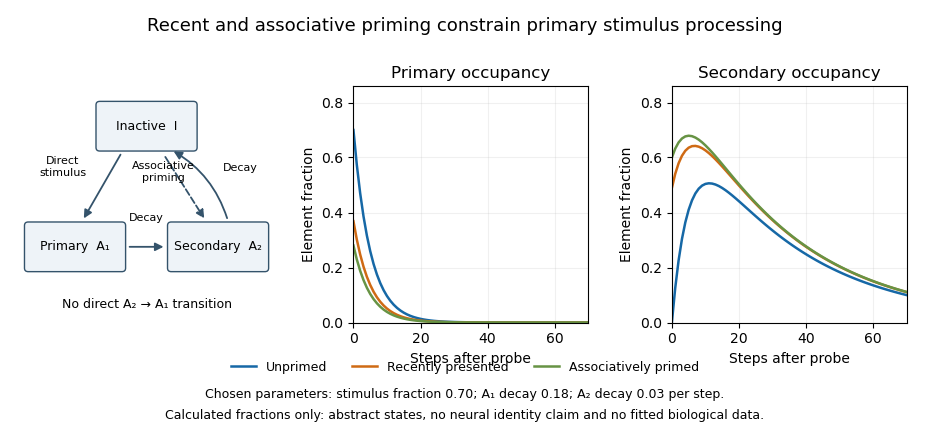

Write Python code to recreate this figure.
"""Original SOP-style state illustration, not experimental neuronal data.

Python 3.14.4 / NumPy 2.3.5 / Matplotlib 3.10.7; existing dependencies.
No associative weight learning is simulated. Fractions are conserved by transfers.
Outputs the same-basename PNG into the current working directory.
"""
from pathlib import Path
import matplotlib
matplotlib.use('Agg')
import matplotlib.pyplot as plt
from matplotlib.patches import FancyArrowPatch,FancyBboxPatch
import numpy as np

stimulus_fraction, d1, d2 = .70, .18, .03
def decay(p):
    i,a,b=p
    result=np.array([i+d2*b,(1-d1)*a,b+d1*a-d2*b])
    assert np.min(result)>=-1e-14 and abs(result.sum()-1)<1e-12
    return result
def present(p):
    i,a,b=p;f=stimulus_fraction*i
    return np.array([i-f,a+f,b])
def trace(before):
    p=present(np.array(before,dtype=float));out=[p.copy()]
    for _ in range(70):p=decay(p);out.append(p.copy())
    return np.array(out)
recent=present(np.array([1.,0,0]))
for _ in range(15):recent=decay(recent)
conditions=[('Unprimed',[1.,0,0],'#1668a6'),('Recently presented',recent,'#cf6a14'),('Associatively primed',[.4,0,.6],'#679344')]
traces=[(name,trace(p),color) for name,p,color in conditions]
assert np.isclose(traces[2][1][0,1], .28, rtol=0, atol=1e-14)
assert stimulus_fraction*recent[0] < stimulus_fraction

plt.rcParams.update({'font.family':'DejaVu Sans','font.size':10})
fig,axs=plt.subplots(1,3,figsize=(9.3,4.3),dpi=100,facecolor='white',gridspec_kw={'width_ratios':[1.05,1,1]})
fig.subplots_adjust(left=.025,right=.975,bottom=.25,top=.80,wspace=.35)
ax=axs[0];ax.axis('off');ax.set(xlim=(0,1),ylim=(0,1))
nodes=[(.50,.83,'Inactive  I'),(.21,.32,'Primary  A₁'),(.79,.32,'Secondary  A₂')]
for x,y,label in nodes:
    ax.add_patch(FancyBboxPatch((x-.19,y-.09),.38,.18,boxstyle='round,pad=.015',facecolor='#eef3f8',edgecolor='#34536b'))
    ax.text(x,y,label,ha='center',va='center',fontsize=9)
def arrow(a,b,rad=0,dash=False):
    ax.add_patch(FancyArrowPatch(a,b,arrowstyle='-|>',mutation_scale=12,linewidth=1.3,color='#34536b',connectionstyle=f'arc3,rad={rad}',linestyle='--' if dash else '-'))
arrow((.40,.72),(.24,.43));ax.text(.16,.62,'Direct\nstimulus',ha='center',fontsize=8)
arrow((.42,.32),(.58,.32));ax.text(.50,.43,'Decay',ha='center',fontsize=8)
arrow((.83,.43),(.60,.73),rad=.20);ax.text(.88,.64,'Decay',ha='center',fontsize=8)
arrow((.57,.71),(.74,.43),dash=True);ax.text(.57,.60,'Associative\npriming',ha='center',fontsize=8)
ax.text(.5,.06,'No direct A₂ → A₁ transition',ha='center',fontsize=9)
for name,tr,color in traces:
    axs[1].plot(tr[:,1],color=color,lw=1.8,label=name)
    axs[2].plot(tr[:,2],color=color,lw=1.8,label=name)
for panel,title in [(axs[1],'Primary occupancy'),(axs[2],'Secondary occupancy')]:
    panel.set(xlabel='Steps after probe',ylabel='Element fraction',ylim=(0,.86),xlim=(0,70),title=title)
    panel.grid(alpha=.18)
handles,labels=axs[1].get_legend_handles_labels();fig.legend(handles,labels,loc='lower center',bbox_to_anchor=(.5,.105),ncol=3,frameon=False,fontsize=9)
fig.suptitle('Recent and associative priming constrain primary stimulus processing',y=.96,fontsize=13)
fig.text(.5,.075,'Chosen parameters: stimulus fraction 0.70; A₁ decay 0.18; A₂ decay 0.03 per step.',ha='center',fontsize=9)
fig.text(.5,.025,'Calculated fractions only: abstract states, no neural identity claim and no fitted biological data.',ha='center',fontsize=9)
fig.savefig(Path.cwd()/(Path(__file__).stem+'.png'),dpi=100,facecolor='white',transparent=False,
    metadata={'Software':'Matplotlib','Description':'Original conserved-fraction SOP-style state illustration'})
plt.close(fig)
